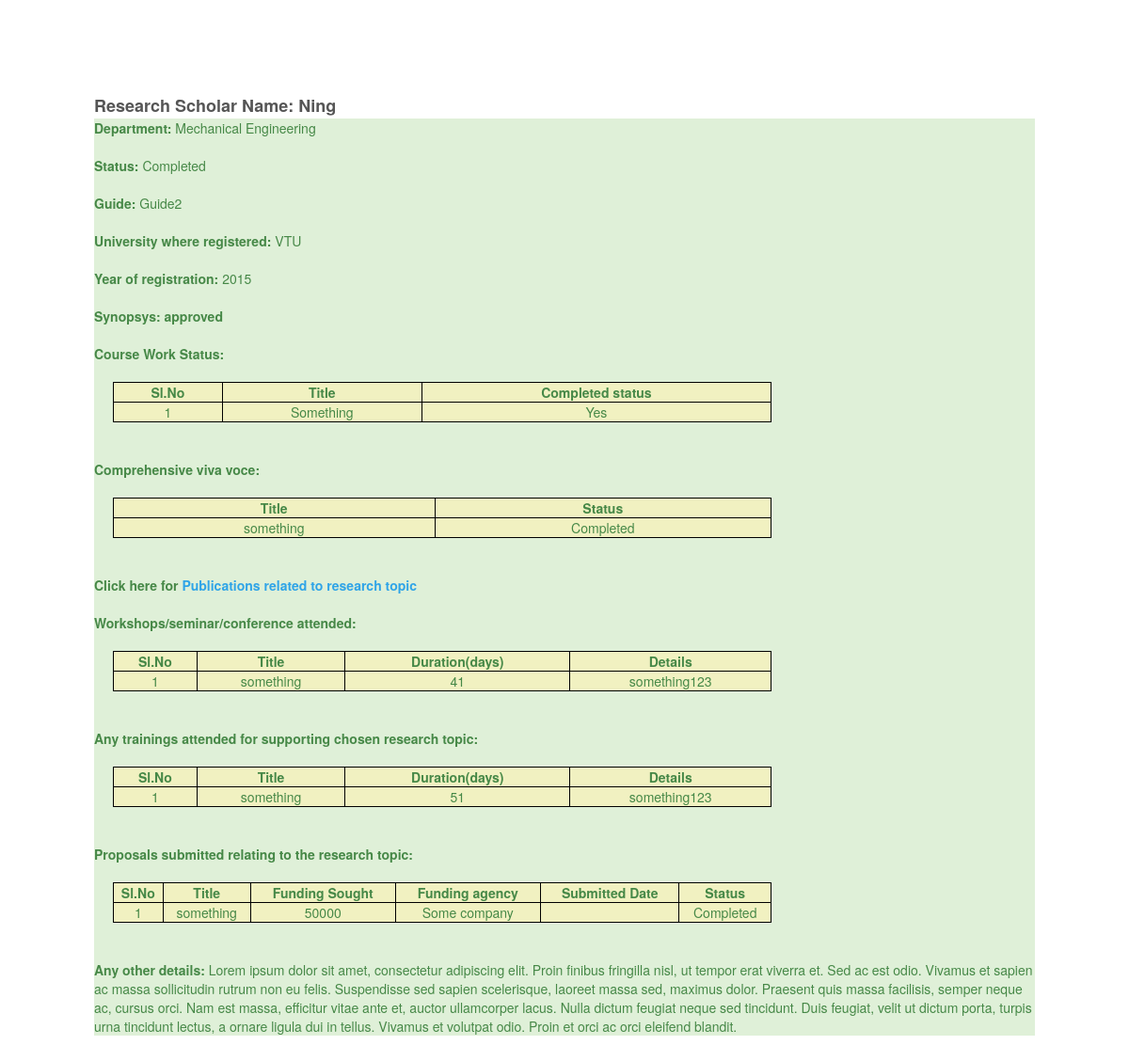
The page /phdstatus/2 on the database its author committed.
### phdstatus/models.py (models this page shows, shortened)
class PhdStatus(models.Model):
    name = models.CharField("Research Scholar Name", max_length=200)
    dept = models.CharField("Department", max_length=200)
    guide = models.CharField("Guide", max_length=200)
    uni = models.CharField("University where registered", max_length=200)
    synopsys = models.CharField(max_length=50, choices=[('approved', 'approved'), ('not approved', 'not approved')])
    year = models.DateField("year of registration")
    status = models.CharField("status", max_length=50,
                              choices=[('Completed', 'Completed'), ('OnGoing', 'OnGoing')])
    other = models.TextField("Any other details", blank=True, null=True)
    class Meta:
        verbose_name_plural = "Ph.D Status"

class WorkStatusTable(models.Model):
    phdstatus = models.ForeignKey(PhdStatus, on_delete=models.CASCADE, blank=True, null=True)
    title = models.CharField("title", max_length=100, blank=True, null=True)
    status = models.CharField("status", max_length=50, choices=[('Yes', 'yes'), ('No', 'no')])
    class Meta:
        verbose_name_plural = "Course Work Status"

class ComprehensiveTable(models.Model):
    phdstatus = models.OneToOneField(PhdStatus, blank=True, null=True)
    title = models.CharField("title", max_length=300, blank=True, null=True)
    status = models.CharField("status", max_length=50,
                              choices=[('Completed', 'Completed'), ('Not Completed', 'Not Completed')])
    class Meta:
        verbose_name_plural = "Comprehensive viva voce"
        verbose_name = "Comprehensive viva voce"

class WorkshopsTable(models.Model):
    phdstatus = models.ForeignKey(PhdStatus, on_delete=models.CASCADE, blank=True, null=True)
    title = models.CharField("title", max_length=300, blank=True, null=True)
    duration = models.IntegerField("Duration(Days)", blank=True, null=True)
    details = models.CharField("Details", max_length=100, blank=True, null=True)
    class Meta:
        verbose_name_plural = "Workshops/seminar/conference attended"

class TrainingTable(models.Model):
    phdstatus = models.ForeignKey(PhdStatus, on_delete=models.CASCADE, blank=True, null=True)
    title = models.CharField("title", max_length=300, blank=True, null=True)
    duration = models.IntegerField("Duration(Days)", blank=True, null=True)
    details = models.CharField("Details", max_length=300, blank=True, null=True)
    class Meta:
        verbose_name = "Any other training"

class FundedProjectsTable(models.Model):
    phdstatus = models.ForeignKey(PhdStatus, on_delete=models.CASCADE, blank=True, null=True)
    title = models.CharField("title", max_length=300, blank=True, null=True)
    funding_sought = models.IntegerField("Funding sought", blank=True, null=True)
    funding_agency = models.CharField("Funding Agency", max_length=50, blank=True, null=True)
    submitted_date = models.DateField("Submitted Date", blank=True, null=True)
    status = models.CharField("status", max_length=50,
                              choices=[('Completed', 'Completed'), ('Not Completed', 'Not Completed')])
    class Meta:
        verbose_name = "Proposals submitted relating to the Research Topic"

### phdstatus/views.py (the view)
# urls.py: url(r'^(?P<post_id>[0-9]+)$', views.post,name='post')
def post(request, post_id):
    f_status = get_object_or_404(PhdStatus, pk=post_id)
    context = {
        'f_status':f_status,
    }
    return render(request, 'Phdstatus/print.html', context)

### phdstatus/templates/Phdstatus/print.html (shortened to what this page needs)
<!DOCTYPE html>
<html lang="en">
<head>
    {% load staticfiles %}
    <link rel="stylesheet" href="{% static 'assets/bootstrap/css/bootstrap.min.css' %}">
    <link rel="stylesheet" href="{% static 'assets/css/styles.css' %}">
</head>
<body>
<div>
    <strong style="font-size: large">Research Scholar Name: {{ f_status.name }}</strong>
    <ul class="list-unstyled list-group-item-success">
        <li><strong> Department:</strong> {{ f_status.dept }}</li>
        <br>
        <li><strong> Status:</strong> {{ f_status.status }}</li>
        <br>
        <li><strong> Guide:</strong> {{ f_status.guide }}</li>
        <br>
        <li><strong> University where registered:</strong> {{ f_status.uni }}</li>
        <br>
        <li><strong> Year of registration:</strong> {{ f_status.year.year }}</li>
        <br>
        <li><strong>Synopsys: {{ f_status.synopsys }}</strong></li>
        <br>
        <li><strong>Course Work Status:</strong></li>
        <table>
            <tr>
                <th>Sl.No</th>
                <th>Title</th>
                <th>Completed status</th>
            </tr>
            {% for j in f_status.workstatustable_set.all %}
                <tr>
                    <td> {{ forloop.counter }} </td>
                    <td> {{ j.title }} </td>
                    <td> {{ j.status }} </td>
                </tr>
            {% endfor %}
        </table>
        <br>
        <li><strong> Comprehensive viva voce:</strong></li>
        <table>
            <tr>
                <th>Title</th>
                <th>Status</th>
            </tr>
            <tr>
                <td> {{ f_status.comprehensivetable.title }} </td>
                <td> {{ f_status.comprehensivetable.status }} </td>
            </tr>
        </table>
        <br>
        <li><strong>Click here for <a
                href="/publications/bob?search_param1=&search_param2=&search_param3=&search_param4=&search_box={{ f_status.name }}">Publications
            related to research topic</a></strong></li>
        <br>
        <li><strong> Workshops/seminar/conference attended:</strong></li>
        <table>
            <tr>
                <th>Sl.No</th>
                <th>Title</th>
                <th>Duration(days)</th>
                <th>Details</th>
            </tr>
            {% for j in f_status.workshopstable_set.all %}
                <tr>
                    <td> {{ forloop.counter }} </td>
                    <td> {{ j.title }} </td>
                    <td> {{ j.duration }} </td>
                    <td> {{ j.details }}</td>
                </tr>
            {% endfor %}
        </table>
        <br>
        <li><strong> Any trainings attended for supporting chosen research topic:</strong></li>
        <table>
            <tr>
                <th>Sl.No</th>
                <th>Title</th>
                <th>Duration(days)</th>
                <th>Details</th>
            </tr>
            {% for j in f_status.trainingtable_set.all %}
                <tr>
                    <td> {{ forloop.counter }} </td>
                    <td> {{ j.title }} </td>
                    <td> {{ j.duration }} </td>
                    <td> {{ j.details }}</td>
                </tr>
            {% endfor %}
        </table>
        <br>
        <li><strong> Proposals submitted relating to the research topic:</strong>
        </li>
        <table>
            <tr>
                <th>Sl.No</th>
                <th>Title</th>
                <th>Funding Sought</th>
                <th>Funding agency</th>
                <th>Submitted Date</th>
                <th>Status</th>
            </tr>
            {% for j in f_status.fundedprojectstable_set.all %}
                <tr>
                    <td> {{ forloop.counter }} </td>
                    <td> {{ j.title }} </td>
                    <td> {{ j.funding_sought }} </td>
                    <td> {{ j.funding_agency }} </td>
                    <td> {{ j.sumitted_date }} </td>
                    <td> {{ j.status }} </td>
                </tr>
            {% endfor %}
        </table>
        <br>
        <li><strong> Any other details:</strong> {{ f_status.other }}</li>
    </ul>
</div>
</body>
</html>

### projects/static/assets/css/styles.css (style rules this page uses)
body { margin: 100px; }

### phdstatus/templates/Phdstatus/print.html (style rules this page uses)
table { margin: 20px; text-align: center; width: 70%; background-color: #f1f1c1; }
th, td { text-align: center; border: 1px solid black; }

### rows shown on the page
PhdStatus: name "Ning", dept "Mechanical Engineering", status "Completed", guide "Guide2", uni "VTU", year.year "2015", synopsys "approved", comprehensivetable "something", comprehensivetable.status "Completed", other "Lorem ipsum dolor sit amet, consectetur adipiscing elit. Proin finibus fringilla nisl, ut tempor erat viverra et. Sed ac est odio. Vivamus et sapien ac massa sollicitudin rutrum non eu felis. Suspendisse sed sapien scelerisque, laoreet massa sed, maximus dolor. Praesent quis massa facilisis, semper neque ac, cursus orci. Nam est massa, efficitur vitae ante et, auctor ullamcorper lacus. Nulla dictum feugiat neque sed tincidunt. Duis feugiat, velit ut dictum porta, turpis urna tincidunt lectus, a ornare ligula dui in tellus. Vivamus et volutpat odio. Proin et orci ac orci eleifend blandit."
WorkStatusTable: title "Something", status "Yes"
WorkshopsTable: title "something", duration "41", details "something123"
TrainingTable: title "something", duration "51", details "something123"
FundedProjectsTable: title "something", funding_sought "50000", funding_agency "Some company", status "Completed"
